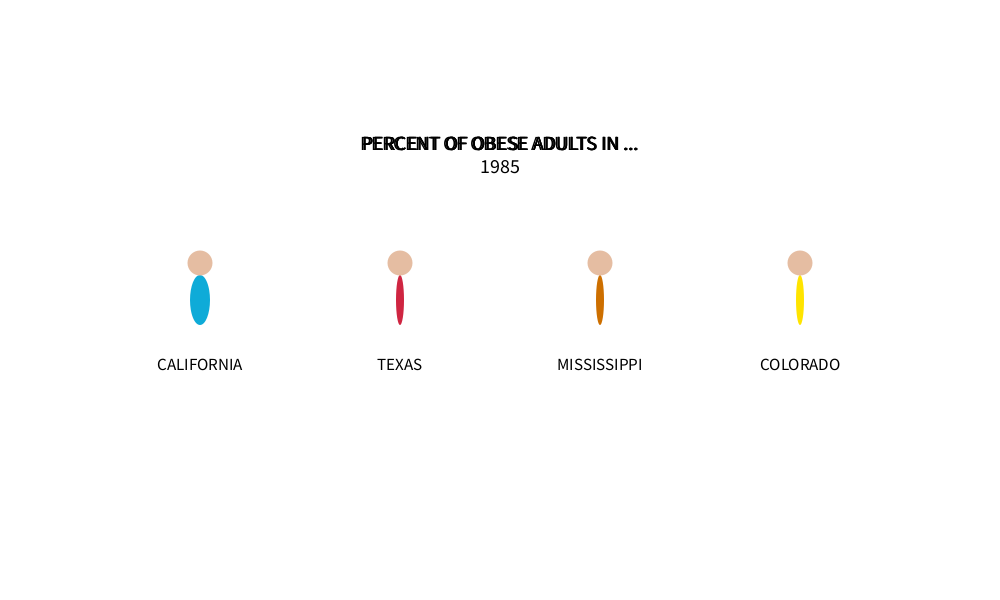
Frame 1 (no input)
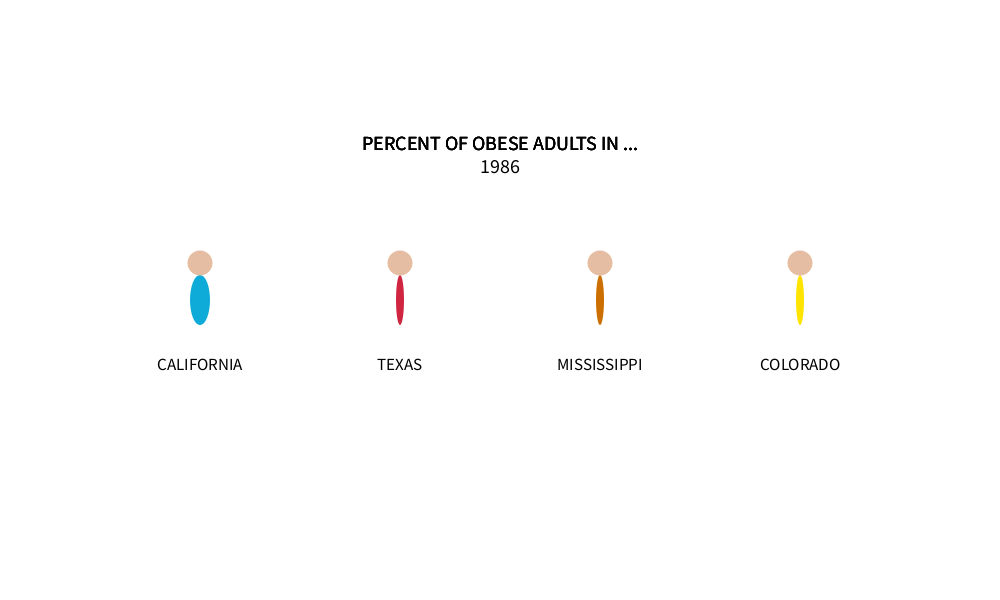
Frame 60 (the mouse pressed at the canvas centre just before this capture)
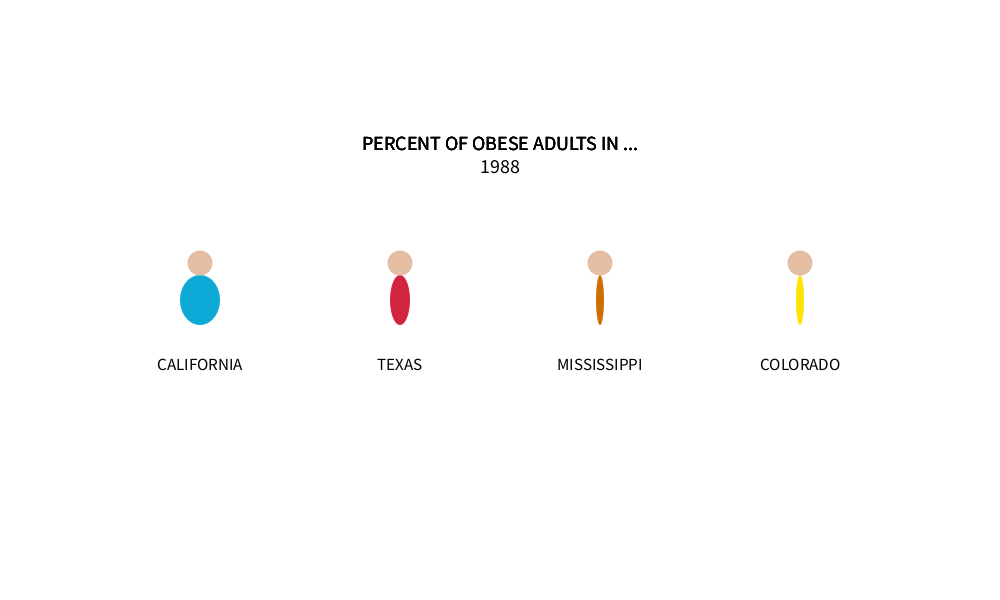
Frame 120 (the mouse held since frame 60 and released just before this capture)

The Processing sketch that drew these frames (run headless with seeded random() and noise(); from frame 60 on, the mouse is pressed at the canvas centre):

// Processing sketch: processing_121445
// ── processing_121445.pde

Human humans[] = new Human[4];
int timer;
int year=1985;

void setup() {
  size(1000, 600);
  // passed in parameters: position x, position y, --and the rest are the hard coded data, like: obesity in 1960, obesity in 1961, obesity in 1962....add more
  humans[0] = new Human(200, height/2, 0.5, 0.5, .5, 1, .5, .5, 1, 1, 1, 1, 1, 1, 1.7, 1.7, 1.7, 1.7, 2.3, 1.7, 2.3, 2.3, 2.3, 2.3, 2.3, 2.3, 2.3, 2.3); //california
  humans[1] = new Human(400, height/2, 0.2, 0.2, 1, .5, 1, 1, 1, 1, 1, 1.7, 1.7, 1.7, 1.7, 1.7, 2.3, 2.3, 2.3, 2.3, 2.3, 2.7, 2.7, 2.7, 2.7, 2.7, 2.7, 3.3); //texas
  humans[2] = new Human(600, height/2, 0.2, 0.2, 0.2, 0.2, 0.2, 1, 1.7, 1.7, 1.7, 1.7, 1.7, 1.7, 2.3, 2.3, 2.3, 2.3, 2.7, 2.7, 2.7, 2.7, 3.3, 3.3, 3.3, 3.3, 3.3, 3.3); //mississippi
  humans[3] = new Human(800, height/2, 0.2, 0.2, 0.2, 0.2, 0.2, .5, .5, .5, 1, 1, 1, 1, 1, 1, 1, 1, 1, 1.7, 1.7, 1.7, 1.7, 1.7, 1.7, 1.7, 1.7, 2.3 ); //colorado
  timer = 0;
}

void draw() {
  background(255);
  timer++;
  if (timer % 40 == 0) {
    year++;
    if (year>2010) {
      year = 1985;
    }
    
    
    for (int i=0;i<humans.length;i++) {
      humans[i].changeAmount();
      
    }
  }
  for (int j=0;j<humans.length;j++) {
    humans[j].display();
  }
  
  textAlign(CENTER);
  fill(0);
  textSize(20);
  text(year,width/2,height/4+23);
}

class Human {
  int x;
  int y;
  float amount[] = new float[26];
  int currentIndex = 0;

  // x, y, ---and hard coded data.  You will have many more..
  Human(int _x, int _y, float _0, float _1, float _2, float _3, float _4, float _5, float _6, float _7, float _8, float _9, float _10, float _11,  float _12,  float _13,  float _14, float _15, float _16, float _17, float _18, float _19, float _20, float _21, float _22, float _23, float _24, float _25) {
    x = _x;
    y = _y;
    amount[0] = _0;
    amount[1] = _1;
    amount[2] = _2;
    amount[3] = _3;
    amount[4] = _4;
    amount[5] = _5;
    amount[6] = _6;
    amount[7] = _7;
    amount[8] = _8;
    amount[9] = _9;
    amount[10] = _10;
    amount[11] = _11;
    amount[12] = _12;
    amount[13] = _13;
    amount[14] = _14;
    amount[15] = _15;
    amount[16] = _16;
    amount[17] = _17;
    amount[18] = _18;
    amount[19] = _19;
    amount[20] = _20;
    amount[21] = _21;
    amount[22] = _22;    
    amount[23] = _23;
    amount[24] = _24;
    amount[25] = _25;
  }
  void changeAmount() {
    currentIndex++;
    if (currentIndex >= amount.length) { // we've gone through all the index.  Start back at beginning
      currentIndex = 0;
      background(0,0,0); //flash red.  Just to let us know that we restarted
      
  }
  }
  void display() {
    float tall = int(amount[currentIndex]* 40); // access the array.  What is the current value to present?  Also multiply it, to make it bigger
    color fillColor = color(30,30,255);
    color headColor = color(30,30,225);
    
    //title
         textAlign(CENTER);
         fill(0);
         textSize(20);
         text("PERCENT OF OBESE ADULTS IN ...", width/2, height/4);  
          
  if(x==200){
    fillColor = color(14, 171,216);
        headColor = color(229,189,162);
        textAlign(CENTER);
         fill(0);
         textSize(17);
         text("CALIFORNIA", 200, height/2+70);       
}

  if(x==400){
    fillColor = color(207,37,65);
        headColor = color(229,189,162);
     textAlign(CENTER);
         fill(0);
         textSize(17);
         text("TEXAS", 400, height/2+70); 
}
  if(x==600){
    fillColor = color(205, 111,0);
        headColor = color(229,189,162);
     textAlign(CENTER);
         fill(0);
         textSize(17);
         text("MISSISSIPPI", 600, height/2+70);
        
}
    if(x==800){
      fillColor = color(255, 228,0);
        headColor = color(229,189,162);
         textAlign(CENTER);
         fill(0);
         textSize(17);
         text("COLORADO", 800, height/2+70); 
         
      //   if (int(amount[currentIndex])) = .2){
        //   textAlign(CENTER);
         //  fill(0);
         //  textSize(17);
         //  text("no data available", 800, height/2+90);  
           
         //}
}

    noStroke();
    fill(fillColor);
    ellipse(x, y, tall, 50);
    fill(headColor);
    ellipse(x, y-37, 25, 25);
  }
}

//add years, add states, make states more obvious which they are
//different state than texas?
